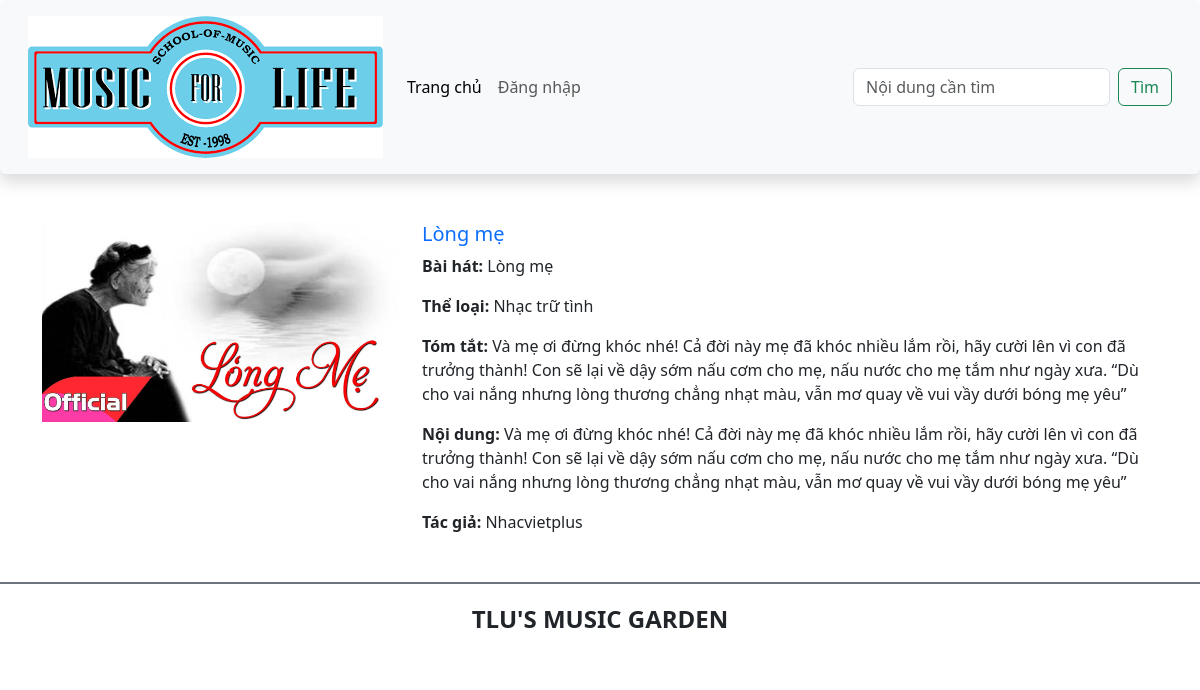
Screenshot of /detail.php?id=1 with the database file from the repository.
### tables this page shows
CREATE TABLE `baiviet` (
  `ma_bviet` int(10) UNSIGNED NOT NULL,
  `tieude` varchar(200) NOT NULL,
  `ten_bhat` varchar(100) NOT NULL,
  `ma_tloai` int(10) UNSIGNED NOT NULL,
  `tomtat` text NOT NULL,
  `noidung` text DEFAULT NULL,
  `ma_tgia` int(10) UNSIGNED NOT NULL,
  `ngayviet` date NOT NULL DEFAULT current_timestamp(),
  `hinhanh` varchar(200) DEFAULT NULL
);

CREATE TABLE `theloai` (
  `ma_tloai` int(10) UNSIGNED NOT NULL,
  `ten_tloai` varchar(50) NOT NULL
);

CREATE TABLE `tacgia` (
  `ma_tgia` int(10) UNSIGNED NOT NULL,
  `ten_tgia` varchar(100) NOT NULL,
  `hinh_tgia` varchar(100) DEFAULT NULL
);

### detail.php (the view)
<?php require 'includes/header.php'; ?>
<?php include 'includes/connect.php'; ?>
    <?php
        $post_id = $_GET['id'];
        $sql = "SELECT baiviet.ma_bviet, baiviet.ten_bhat, theloai.ten_tloai, baiviet.tomtat, baiviet.noidung, tacgia.ten_tgia, baiviet.hinhanh
        FROM baiviet
        INNER JOIN tacgia on tacgia.ma_tgia = baiviet.ma_tgia
        INNER JOIN theloai on theloai.ma_tloai = baiviet.ma_tloai
        WHERE baiviet.ma_bviet = {$post_id}";
        $result = mysqli_query($conn, $sql);
        if(mysqli_num_rows($result) > 0)
            $data = mysqli_fetch_assoc($result);
    ?>
    </header>
    <main class="container mt-5">
        <div class="row mb-5">
            <div class="col-sm-4">
            <img src="<?php echo $data['hinhanh'];?>" class="img-fluid" alt="...">
            </div>
            <div class="col-sm-8">
                <h5 class="card-title mb-2">
                    <a href="" class="text-decoration-none"><?php echo $data['ten_bhat'];?></a>
                </h5>
                <p class="card-text"><span class=" fw-bold">Bài hát: </span><?php echo $data['ten_bhat'];?></p>
                <p class="card-text"><span class=" fw-bold">Thể loại: </span><?php echo $data['ten_tloai'];?></p>
                <p class="card-text"><span class=" fw-bold">Tóm tắt: </span><?php echo $data['tomtat'];?></p>
                <p class="card-text"><span class=" fw-bold">Nội dung: </span><?php echo $data['tomtat'];?></p>
                <p class="card-text"><span class=" fw-bold">Tác giả: </span><?php echo $data['ten_tgia'];?></p>
            </div>
        </div>
    </main>
<?php include 'includes/footer.php'; ?>

### includes/header.php (shortened to what this page needs)
<!DOCTYPE html>
<html lang="en">
<head>
    <link href="https://cdn.jsdelivr.net/npm/bootstrap@5.3.0-alpha1/dist/css/bootstrap.min.css" rel="stylesheet">
    <link rel="stylesheet" href="https://cdnjs.cloudflare.com/ajax/libs/font-awesome/6.3.0/css/all.min.css" />
    <link rel="stylesheet" href="css/style_login.css">
</head>
<body>
    <header>
        <nav class="navbar navbar-expand-lg bg-body-tertiary shadow p-3 bg-white rounded">
            <div class="container-fluid">
                <div class="my-logo">
                    <a class="navbar-brand" href="#">
                        <img src="images/logo2.png" alt="" class="img-fluid">
                    </a>
                </div>
                <div class="collapse navbar-collapse" id="navbarSupportedContent">
                <ul class="navbar-nav me-auto mb-2 mb-lg-0">
                    <li class="nav-item">
                    <a class="nav-link active" aria-current="page" href="./">Trang chủ</a>
                    </li>
                    <li class="nav-item">
                    <a class="nav-link" href="./login.php?logout=1">Đăng nhập</a>
                    </li>
                </ul>
                <form class="d-flex" role="search">
                    <input class="form-control me-2" type="search" name="textimkiem" placeholder="Nội dung cần tìm" aria-label="Search">
                    <button class="btn btn-outline-success" type="submit" name="timkiem">Tìm</button>
                </form>
            </div>
        </nav>

### includes/footer.php (shortened to what this page needs)
	<footer class="bg-white d-flex justify-content-center align-items-center border-top border-secondary  border-2" style="height:80px">
        <h4 class="text-center text-uppercase fw-bold">TLU's music garden</h4>
    </footer>
</body>
</html>

### rows the page displays
baiviet: hinhanh (picture), ten_bhat "Lòng mẹ", ma_tloai.ten_tloai "Nhạc trữ tình", tomtat "Và mẹ ơi đừng khóc nhé! Cả đời này mẹ đã khóc nhiều lắm rồi, hãy cười lên vì con đã trưởng thành! Con sẽ lại về dậy sớm nấu cơm cho mẹ, nấu nước cho mẹ tắm như ngày xưa. “Dù cho vai nắng nhưng lòng thương chẳng nhạt màu, vẫn mơ quay về vui vầy dưới bóng mẹ yêu”", ma_tgia.ten_tgia "Nhacvietplus"
